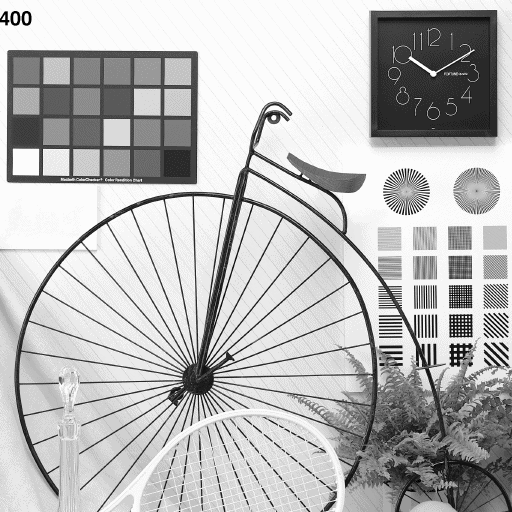
#> input picture data/11.gif, 512 x 512 px, found by its file name; its folder holds only this picture in this run
$ python test_2.py
#> lines starting #> are read from the running program, lines starting #| are printed output that depends on the picture
### ebdl/ebdl.py
from PIL import Image
import numpy as np


def preprocess(img: Image.Image, wtm: np.ndarray) -> tuple[np.ndarray, np.ndarray]:
    if img.mode != "L":
        print("Warning: this function is made for grayscale images")
        img = img.convert(mode="L")

    if wtm.ndim != 2:
        print("Error: watermark should have dimension of 2")
        raise

    raw = np.array(img)
    # print(f"Image shape: {raw.shape}")
    # print(f"Watermark shape: {wtm.shape}")

    if wtm.shape[0] < raw.shape[0] or wtm.shape[1] < raw.shape[1]:
        print("Error: watermark should not smaller than image")
        raise
    wtm = wtm.astype(float)
    wtm.resize(raw.shape)

    return [raw, wtm]


def embed(
    img: Image.Image, wtm: np.ndarray, msg: bool = True, alpha: float = 1
) -> Image.Image:
    raw, wtm = preprocess(img, wtm)
    raw = raw + alpha * (1 if msg else -1) * wtm
    raw = np.around(raw).clip(0, 255).astype(np.uint8)
    return Image.fromarray(raw, mode="L")


def detect(img: Image.Image, wtm: np.ndarray) -> float:
    raw, wtm = preprocess(img, wtm)
    res = raw * wtm
    return np.sum(res, dtype=float) / raw.size

### test_2.py
from PIL import Image
import numpy as np
import os
import matplotlib.pyplot as plt
import seaborn as sns
import random

from ebdl import ebdl


def bw_count(img: Image.Image) -> float:
    raw = np.array(img.convert(mode="L")).flatten()
    count = 0
    for i in raw:
        if i < 2 or i > 253:
            count += 1
    return 1.00 * count / raw.size


print("Collecting images")

result_path = "./test2_result"
os.makedirs(result_path, exist_ok=True)

dataset_path = "../data"
dataset = []

for file in os.listdir(dataset_path):
    file_path = os.path.join(dataset_path, file)
    if os.path.isfile(file_path):
        try:
            img = Image.open(file_path)
#> img is the input picture: PIL image 512x512 L; min 0, max 252, mean 184.7
            dataset.append(img)
        except IOError:
            pass

print("Finding images satisfies limit")
random.shuffle(dataset)
img = None
for i in dataset:
    if bw_count(i) <= 0.10:
        img = i
        break
#> this loop made 1 pass

img.save(os.path.join(result_path, "test_2.png"))
height = img.size[1]
#> height = 512
width = img.size[0]
#> width = 512

os.makedirs(os.path.join(result_path, "test2_watermark"), exist_ok=True)
wtm_set = []
for i in range(0, 200):
    print(f"Generating watermark {i}")
    wtm_set.append(np.random.normal(0, 1, (height, width)))
    wtm_visual = (wtm_set[-1] + 3) * (256.00 / 6)
    wtm_visual = np.round(wtm_visual).clip(0, 255).astype(np.uint8)
    Image.fromarray(wtm_visual).save(
        os.path.join(result_path, "test2_watermark", f"test2_watermark_{i}.png")
    )
    np.save(
        os.path.join(result_path, "test2_watermark", f"test2_watermark_{i}.npy"),
        wtm_set[-1],
    )
#> this loop made 200 passes
#> pass 1, `Image.fromarray(wtm_visual).save( os.path.join(result_path, "test2_wat..`:
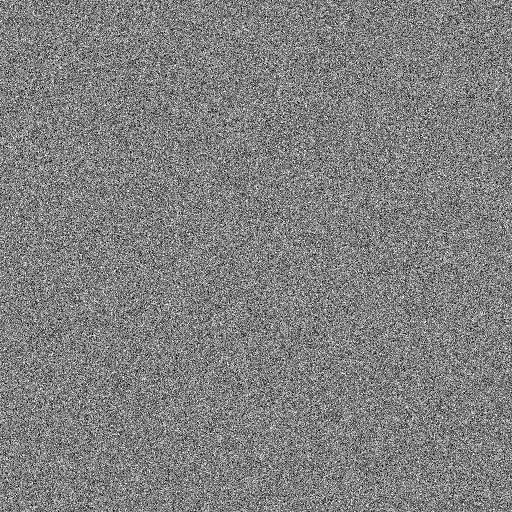
#> saved as test2_watermark_0.png: PIL image 512x512 L; min 0, max 255, mean 128
#> pass 2, `Image.fromarray(wtm_visual).save( os.path.join(result_path, "test2_wat..`:
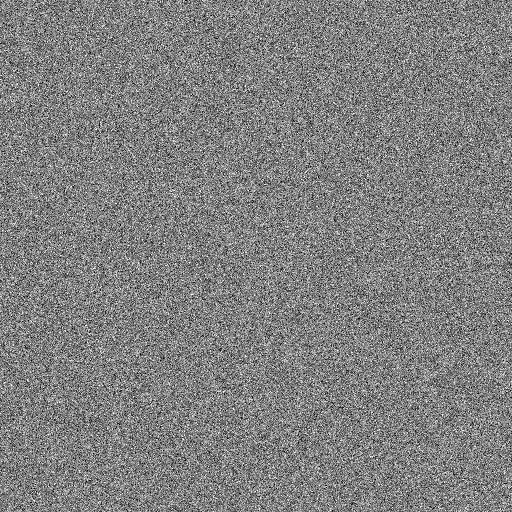
#> saved as test2_watermark_1.png: PIL image 512x512 L; min 0, max 255, mean 128.2
#> after the loop:
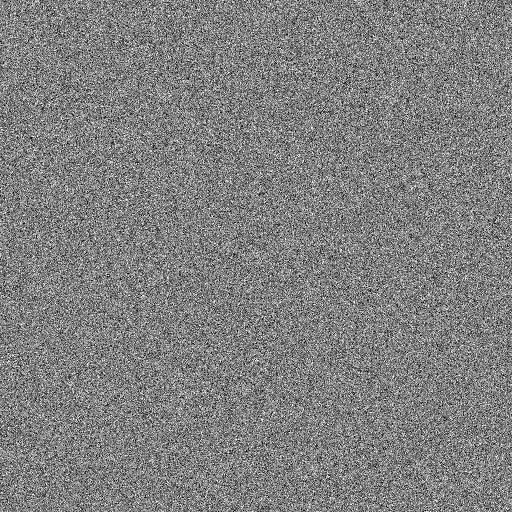
#> wtm_visual: shape (512, 512); min 0, max 255, mean 128

result_pos = []
result_ntr = []
result_neg = []
count = 0
thresh = 0.7
true_pos, true_neg, false_pos, false_neg = 0, 0, 0, 0
for wtm in wtm_set:
    count += 1
    print(f"Processing {count} / {len(wtm_set)}")
    result_pos.append(ebdl.detect(ebdl.embed(img, wtm, True, 1), wtm))
    result_ntr.append(ebdl.detect(img, wtm))
    result_neg.append(ebdl.detect(ebdl.embed(img, wtm, False, 1), wtm))

    if result_pos[-1] > thresh:
        true_pos += 1
    elif result_pos[-1] < -thresh:
        false_neg += 1

    if result_neg[-1] > thresh:
        false_pos += 1
    elif result_neg[-1] < -thresh:
        true_neg += 1

    if result_ntr[-1] > thresh:
        false_pos += 1
    elif result_ntr[-1] < -thresh:
        false_neg += 1
#> this loop made 200 passes
#> pass 1, in detect, `res = raw * wtm`:
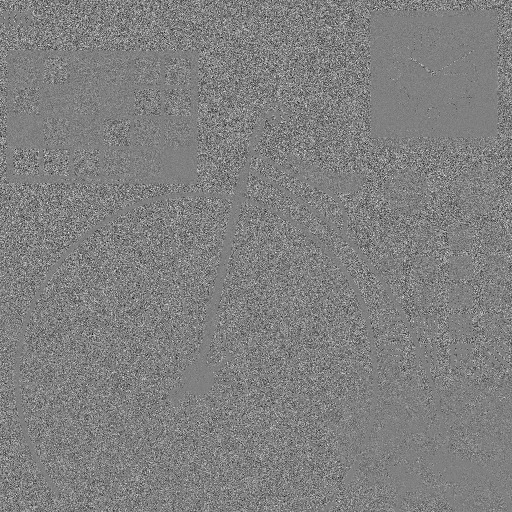
#> res: shape (512, 512) float64; min -1102.8, max 1092.9, mean 1.4; drawn with min black and max white
#> after the loop, count = 200; false_neg = 9; false_pos = 10; result_neg = 200 values, max -0.0159 at index 72, min -1.93 at index 82, mean -0.993; result_ntr = 200 values, max 0.983 at index 72, min -0.94 at index 82, mean 0.00623; result_pos = 200 values, max 1.98 at index 72, min 0.0521 at index 82, mean 1.01; true_neg = 151; true_pos = 159

with open(os.path.join(result_path, "result_2.txt"), mode="w") as f:
    f.write(str(result_pos))
    f.write("\n")
    f.write(str(result_ntr))
    f.write("\n")
    f.write(str(result_neg))
    f.write("\n")
    f.write(f"BW count: {bw_count(img)}\n")
#> the loop in bw_count (call 2), `for i in raw:` made 262144 passes
#> i on passes 1 to 3: 252, 252, 252
    f.write(f"All: {len(wtm_set)}\n")
    f.write(f"TP: {true_pos}\n")
    f.write(f"TN: {true_neg}\n")
    f.write(f"FP: {false_pos}\n")
    f.write(f"FN: {false_neg}\n")

sns.set_theme()
sns.kdeplot(result_pos, color="b")
sns.kdeplot(result_ntr, color="g")
sns.kdeplot(result_neg, color="r")
plt.xlim(-2, 2)
plt.show()
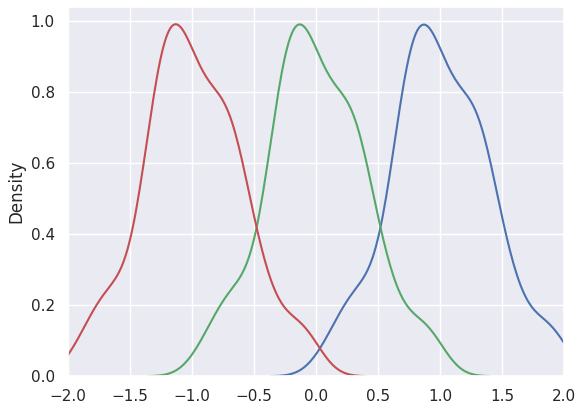
#> figure drawn by matplotlib, 1 panel; curve peaks at x = 0.872, y = 0.989; curve peaks at x = -0.138, y = 0.99; curve peaks at x = -1.13, y = 0.99
